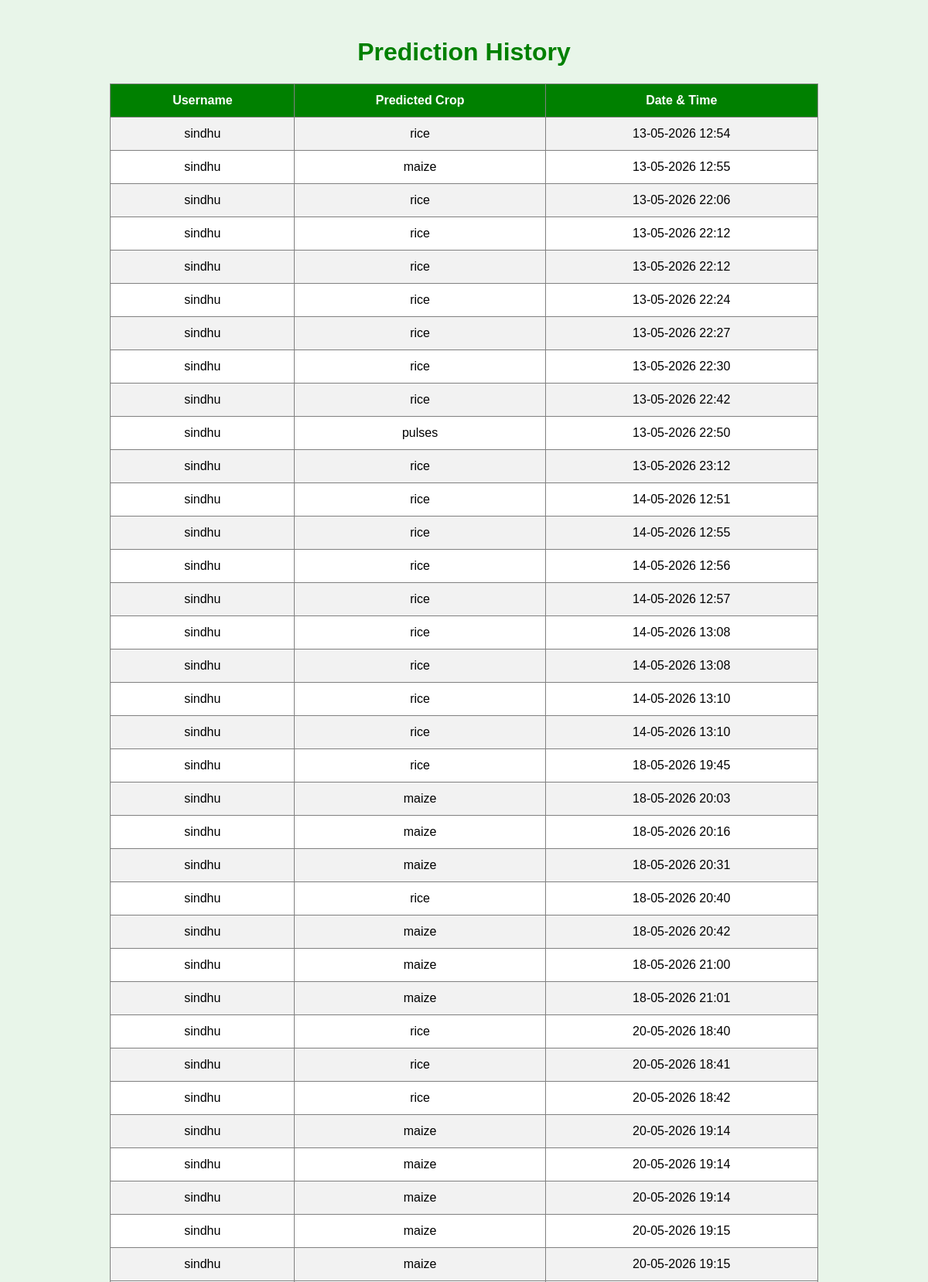
Screenshot of /history (signed in, upper part) with the database file from the repository.
### tables this page shows
CREATE TABLE predictions (
    id INTEGER PRIMARY KEY AUTOINCREMENT,
    username TEXT,
    crop TEXT,
    date TEXT
);

### app.py (the view)
@app.route('/history')
def history():
    if 'username' not in session:
        return redirect('/login')
    connection = sqlite3.connect('users.db')
    cursor = connection.cursor()
    cursor.execute(
        "SELECT username, crop, date FROM predictions WHERE username=?",
        (session['username'],)
    )
    data = cursor.fetchall()
    connection.close()
    return render_template(
        'history.html',
        history=data
    )

### templates/history.html (shortened to what this page needs)
<!DOCTYPE html>
<html>
<head>
</head>
<body>
    <h1>Prediction History</h1>
    <table>
        <tr>
            <th>Username</th>
            <th>Predicted Crop</th>
            <th>Date & Time</th>
        </tr>
        {% for row in history %}
        <tr>
            <td>{{ row[0] }}</td>
            <td>{{ row[1] }}</td>
            <td>{{ row[2] }}</td>
        </tr>
        {% endfor %}
    </table>
    <br><br>
</body>
</html>

### templates/history.html (style rules this page uses)
body { font-family: Arial; background-color: #e8f5e9; text-align: center; padding: 20px; }
h1 { color: green; }
table { width: 80%; margin: auto; border-collapse: collapse; background-color: white; }
th, td { border: 1px solid gray; padding: 12px; }
th { background-color: green; color: white; }
tr:nth-child(even) { background-color: #f2f2f2; }

### rows the page displays
predictions: username "sindhu", crop "rice", date "13-05-2026 12:54"
predictions: username "sindhu", crop "maize", date "13-05-2026 12:55"
predictions: username "sindhu", crop "rice", date "13-05-2026 22:06"
predictions: username "sindhu", crop "rice", date "13-05-2026 22:12"
predictions: username "sindhu", crop "rice", date "13-05-2026 22:12"
predictions: username "sindhu", crop "rice", date "13-05-2026 22:24"
predictions: username "sindhu", crop "rice", date "13-05-2026 22:27"
predictions: username "sindhu", crop "rice", date "13-05-2026 22:30"
predictions: username "sindhu", crop "rice", date "13-05-2026 22:42"
predictions: username "sindhu", crop "pulses", date "13-05-2026 22:50"
predictions: username "sindhu", crop "rice", date "13-05-2026 23:12"
predictions: username "sindhu", crop "rice", date "14-05-2026 12:51"
predictions: username "sindhu", crop "rice", date "14-05-2026 12:55"
predictions: username "sindhu", crop "rice", date "14-05-2026 12:56"
predictions: username "sindhu", crop "rice", date "14-05-2026 12:57"
predictions: username "sindhu", crop "rice", date "14-05-2026 13:08"
predictions: username "sindhu", crop "rice", date "14-05-2026 13:08"
predictions: username "sindhu", crop "rice", date "14-05-2026 13:10"
predictions: username "sindhu", crop "rice", date "14-05-2026 13:10"
predictions: username "sindhu", crop "rice", date "18-05-2026 19:45"
predictions: username "sindhu", crop "maize", date "18-05-2026 20:03"
predictions: username "sindhu", crop "maize", date "18-05-2026 20:16"
predictions: username "sindhu", crop "maize", date "18-05-2026 20:31"
predictions: username "sindhu", crop "rice", date "18-05-2026 20:40"
predictions: username "sindhu", crop "maize", date "18-05-2026 20:42"
predictions: username "sindhu", crop "maize", date "18-05-2026 21:00"
predictions: username "sindhu", crop "maize", date "18-05-2026 21:01"
predictions: username "sindhu", crop "rice", date "20-05-2026 18:40"
predictions: username "sindhu", crop "rice", date "20-05-2026 18:41"
predictions: username "sindhu", crop "rice", date "20-05-2026 18:42"
predictions: username "sindhu", crop "maize", date "20-05-2026 19:14"
predictions: username "sindhu", crop "maize", date "20-05-2026 19:14"
predictions: username "sindhu", crop "maize", date "20-05-2026 19:14"
predictions: username "sindhu", crop "maize", date "20-05-2026 19:15"
predictions: username "sindhu", crop "maize", date "20-05-2026 19:15"
